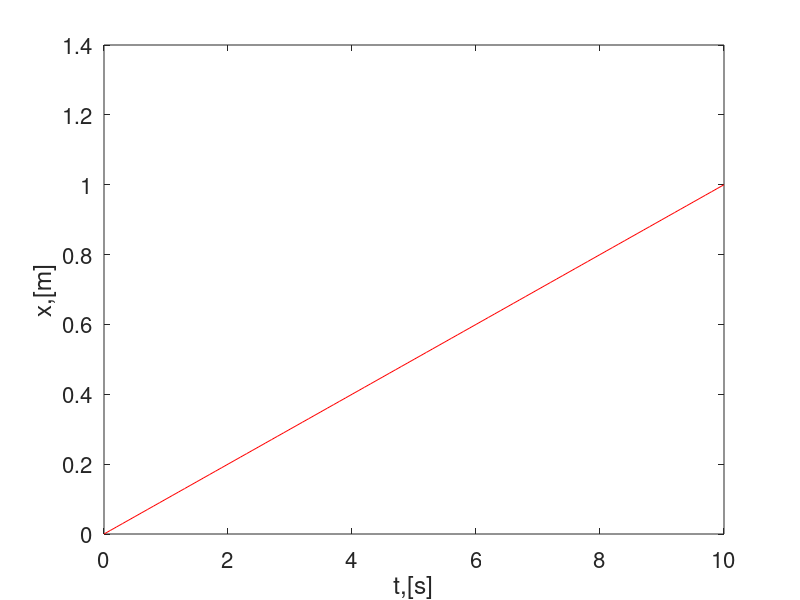

The MATLAB source for this figure:
%% Kinematic simulation of a Mobile robot (Land-based)
% Euler method
% Kind of linearization for small changes in time
% Clear everything before starting simulation
clear all; clc; close all;

%% Simulation parameters
dt = 0.1; % Step size
ts = 10; % Total simulation time
t = 0:dt:ts; % Time span

%% Initial condition
x0 = 0;
y0 = 0;
psi0 = 0;

eta0 = [x0; y0; psi0];

eta(:,1) = eta0;

%% Loop starts here 
% Using for loop for the iterations
for i = 1:length(t)
   psi = eta(3,i); % Current orientation in rad.
   % Jacobian matrix
   J_psi = [cos(psi), -sin(psi), 0;
            sin(psi),  cos(psi), 0;
                   0,         0, 1];
               
   u = 0.1; % X-axis velocity w.r.t. B frame
   v = 0; % Y-axis velocity w.r.t. B frame
   r = 0; % Angular velocity w.r.t. B frame
   
   zeta(:,i) = [u;v;r];
   
   eta_dot(:,i) = J_psi * zeta(:,i);
   
   % Use the Euler method to find the distance
   eta(:,i+1) = eta(:,i) + dt * eta_dot(:,i);
end

%% Plotting functions

plot(t, eta(1,1:i), 'r-');
set(gca, 'fontsize', 16)
xlabel('t,[s]');
ylabel('x,[m]');
